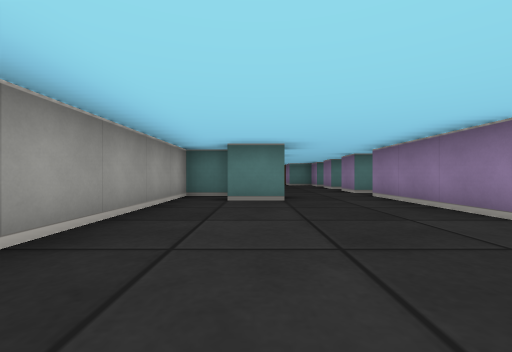
view 1 (above)

21 first-person views from a walk through a cub3D ray-caster map. The camera is about half as high as the walls, looks level and sees 90° across. The floor is counted in squares. Each view is taken from the middle of a square. On the plan, view 1 faces up. The plan holds only what a view shows up to about 9 squares ahead; the rest is blank.

view 2
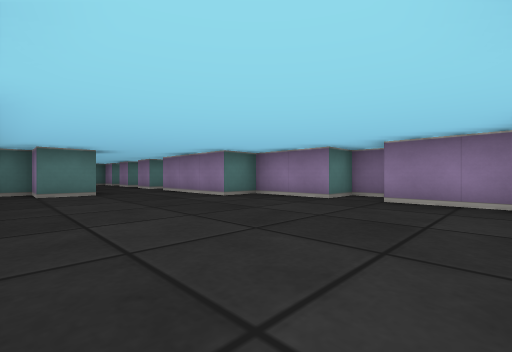

view 3
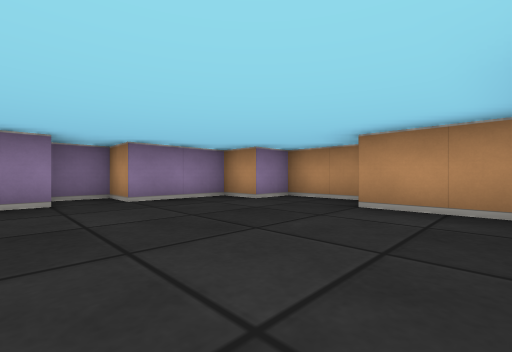

view 4
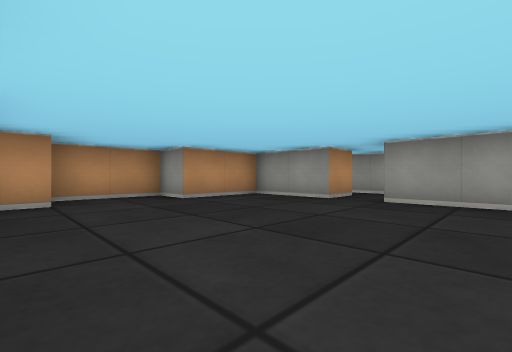

view 5
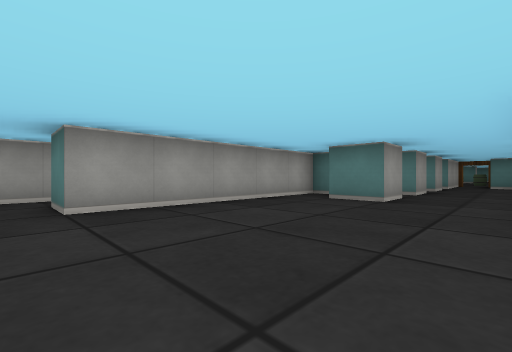

view 6
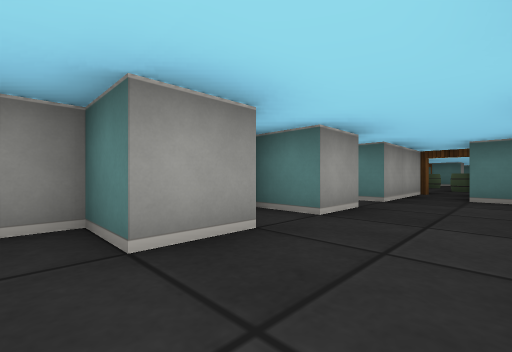

view 7
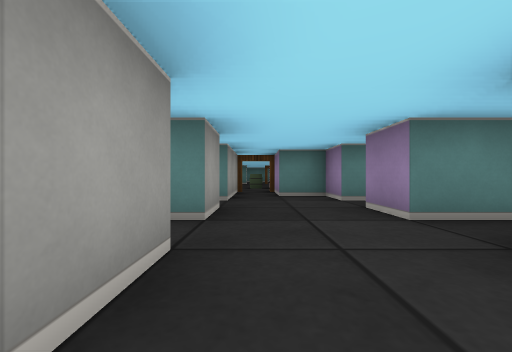

view 8
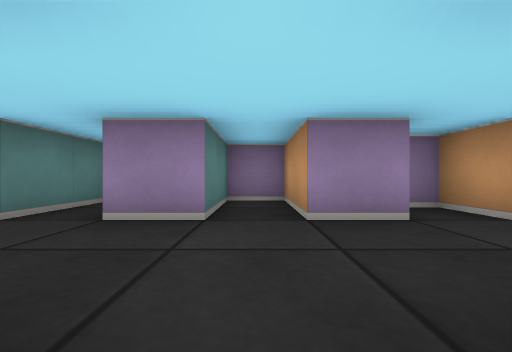

view 9
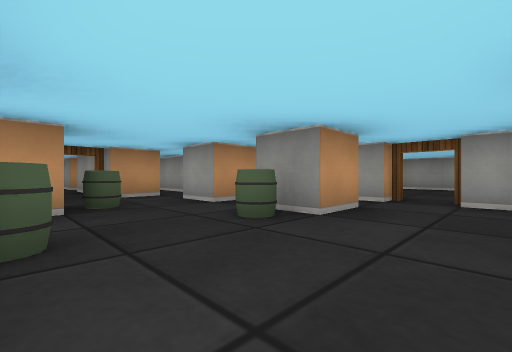

view 10
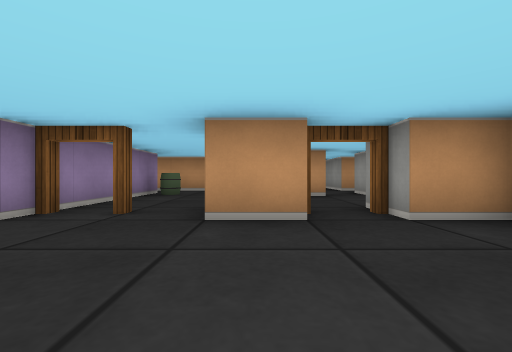

view 11
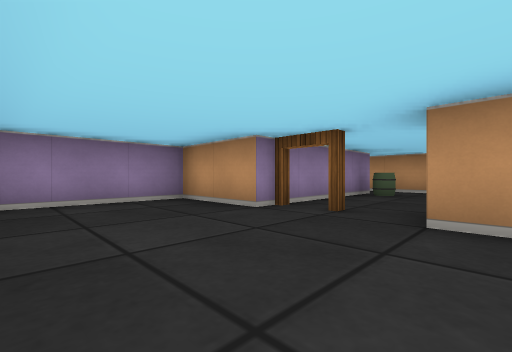

view 12
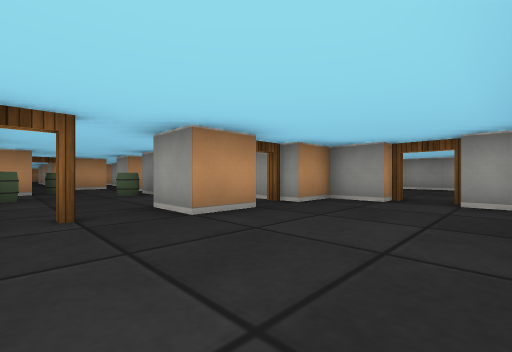

view 13
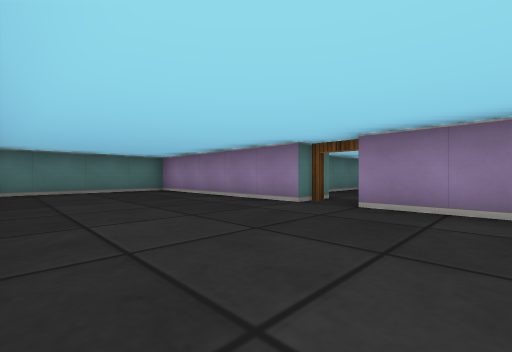

view 14
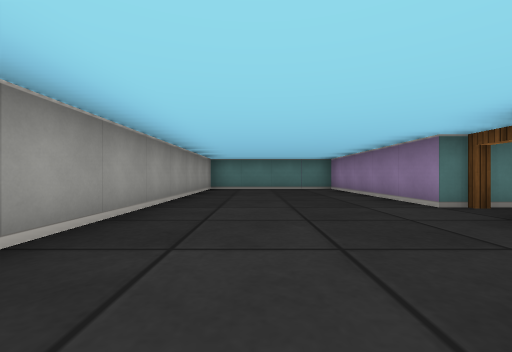

view 15
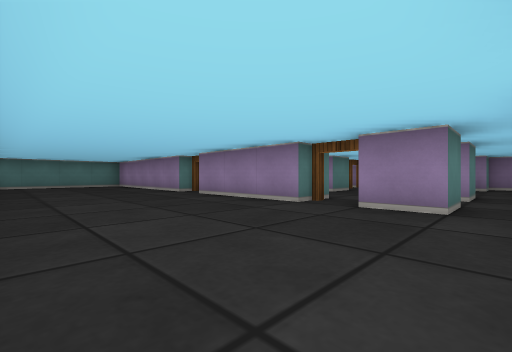

view 16
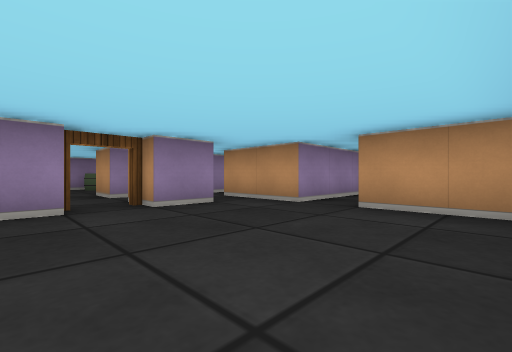

view 17
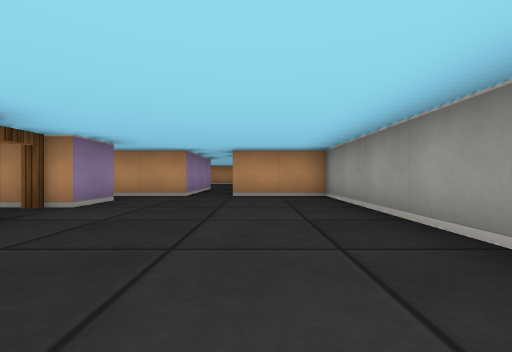

view 18
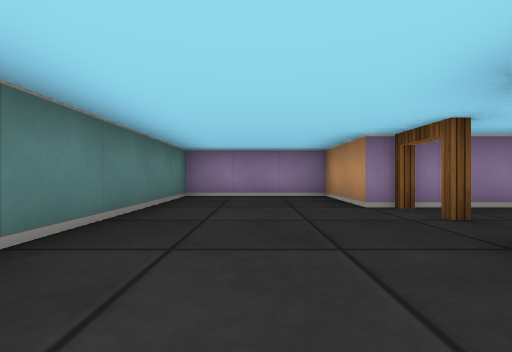

view 19
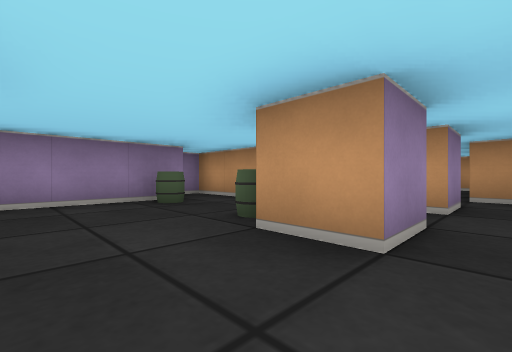

view 20
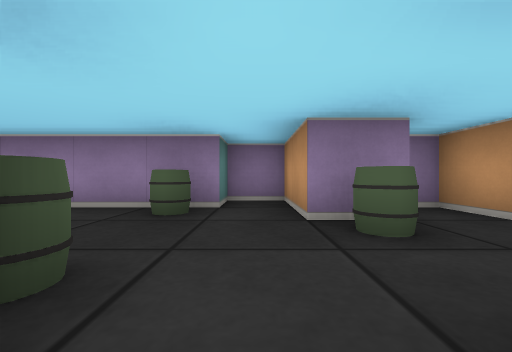

view 21
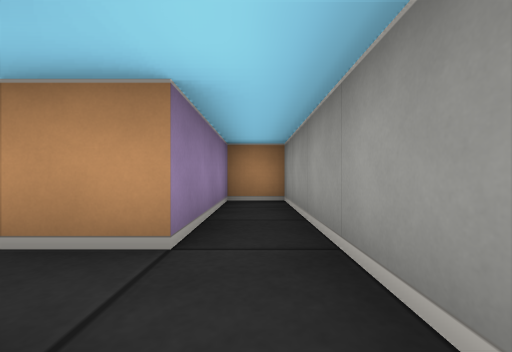

### Floor plan
Ten units are one square. View 1 is at (0, 0); x grows to the right and y downward. Boxes are objects, and circles mark ways between rooms. Rooms are numbered by the first view taken in them; rooms with no view inside come last. Other rooms are left out.
<svg viewBox="-80 -280 130 320">
<path fill="none" stroke="#000" d="M-15 5 -15 25 5 25 5 35 25 35 25 25 35 25 35 5 45 5 45 -5 35 -5 35 -25 25 -25 25 -55 35 -55 35 -60M5 -55 5 -45 -5 -45 -5 -55 -15 -55 -15 -5M-5 -65 -5 -60M30 -65 25 -65 25 -75 45 -75 45 -85 25 -85 25 -95M5 -75 5 -65M5 -95 5 -85 -5 -85M-5 -165 -15 -165 -15 -175 -5 -175 -5 -165M-15 -145 -15 -155 -5 -155 -5 -145M15 -145 15 -155 35 -155 35 -165 25 -165 25 -195M-25 -155 -25 -140M-5 -135 5 -135M-25 -175 -25 -165M15 -135 25 -135 25 -140M-20 -135 -15 -135M-15 -128 -15 -112M5 -195 -5 -195M-25 -190 -25 -185M5 -105 0 -105M-12 -95 5 -95M-6 -205 5 -205 5 -195M25 -195 25 -205 45 -205 45 -235 -8 -235M-25 -215 -25 -205 -15 -205M-25 -230 -25 -225M-35 -225 -35 -275 -75 -275 -75 -155 -55 -155M-35 -185 -35 -215M-25 -165 -35 -165 -35 -175M-45 -155 -25 -155M-35 -6 -35 35 -25 35 -25 5 -15 5M-15 -5 -25 -5M42 -105 25 -105 25 -115 15 -115 15 -128M5 -135 5 -105"/>
<rect x="-5" y="-175" width="10" height="10" fill="#bbb"><title>barrel</title></rect>
<rect x="5" y="-155" width="10" height="10" fill="#bbb"><title>barrel</title></rect>
<rect x="15" y="-175" width="10" height="10" fill="#bbb"><title>barrel</title></rect>
<circle cx="-20" cy="0" r="3" fill="#2a7"/>
<circle cx="15" cy="-90" r="3" fill="#2a7"/>
<circle cx="-10" cy="-200" r="3" fill="#2a7"/>
<circle cx="10" cy="-200" r="3" fill="#2a7"/>
<circle cx="20" cy="-200" r="3" fill="#2a7"/>
<circle cx="-30" cy="-160" r="3" fill="#2a7"/>
<circle cx="-30" cy="-180" r="3" fill="#2a7"/>
<circle cx="0" cy="-100" r="3" fill="#2a7"/>
<circle cx="10" cy="-130" r="3" fill="#2a7"/>
<circle cx="-30" cy="-220" r="3" fill="#2a7"/>
<text x="10" y="-20">1</text>
<text x="0" y="-160">2</text>
<text x="10" y="-220">3</text>
<text x="-50" y="-210">4</text>
<text x="-30" y="-10">5</text>
<text x="20" y="-110">6</text>
</svg>
Room 1 opens to room 5. Room 1 opens to room 6. Room 2 opens to room 3. Room 2 opens to room 4. Room 2 opens to room 6. Room 3 opens to room 4.

Where each view was taken, in squares from view 1:
view 1: 0 up, 0 right, facing up
view 2: 2 down, 1 left, facing up-right
view 3: 1 up, 1 left, facing down-right
view 4: 2 up, 3 right, facing down-left
view 5: 0 up, 2 right, facing up-left
view 6: 6 up, 2 right, facing up-left
view 7: 6 up, 1 right, facing up
view 8: 8 up, 0 right, facing right
view 9: 19 up, 2 right, facing down-left
view 10: 23 up, 0 right, facing down
view 11: 23 up, 0 right, facing down-right
view 12: 23 up, 2 right, facing down-left
view 13: 20 up, 7 left, facing up-right
view 14: 19 up, 6 left, facing up
view 15: 16 up, 7 left, facing up-right
view 16: 19 up, 7 left, facing down-right
view 17: 21 up, 6 left, facing down
view 18: 22 up, 1 left, facing right
view 19: 19 up, 2 left, facing down-right
view 20: 16 up, 1 left, facing right
view 21: 1 up, 3 left, facing down
